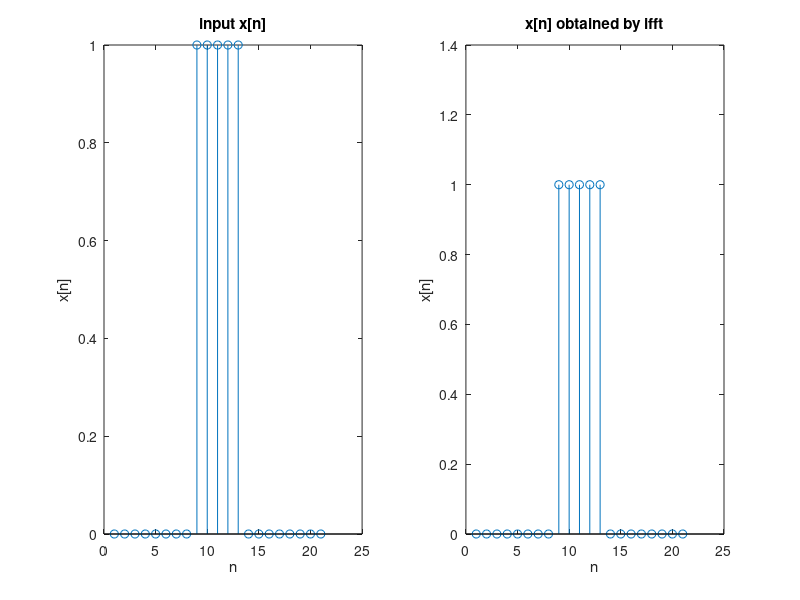

Write MATLAB code to recreate this figure.
% ELEC342 LAB2, Part I Question 3


clc;
clear;

n = [1:21];
w = [0:0.2992:2*pi]

x = zeros(1,21)
x(9:13) = 1;

x_fft = fft(x);

x_ifft = ifft(x_fft);
mag_of_x_ifft = abs(x_ifft);

subplot(1,2,1)
stem(n,x)
xlabel(' n ')
ylabel(' x[n] ')
title (' input x[n] ')

subplot(1,2,2)
stem(n,mag_of_x_ifft)
xlabel(' n ')
ylabel(' x[n] ')
title(' x[n] obtained by ifft ')
